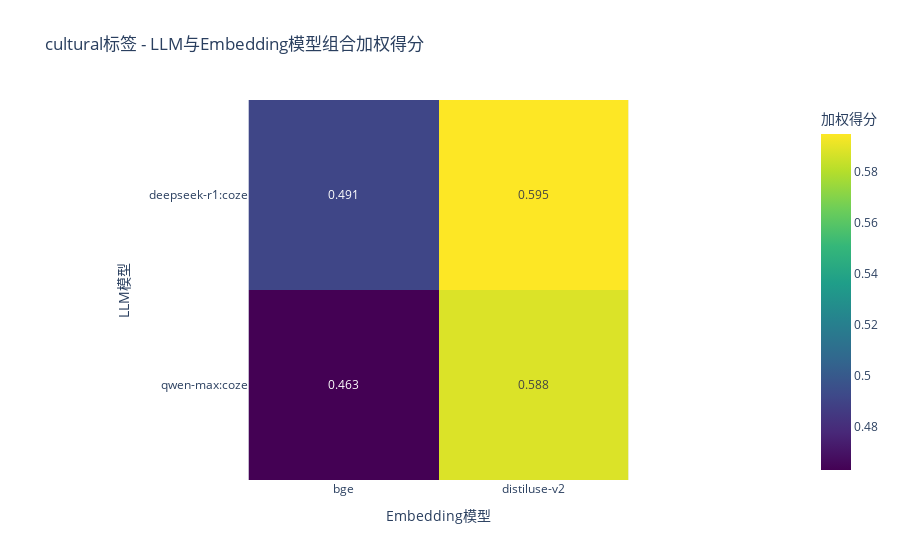
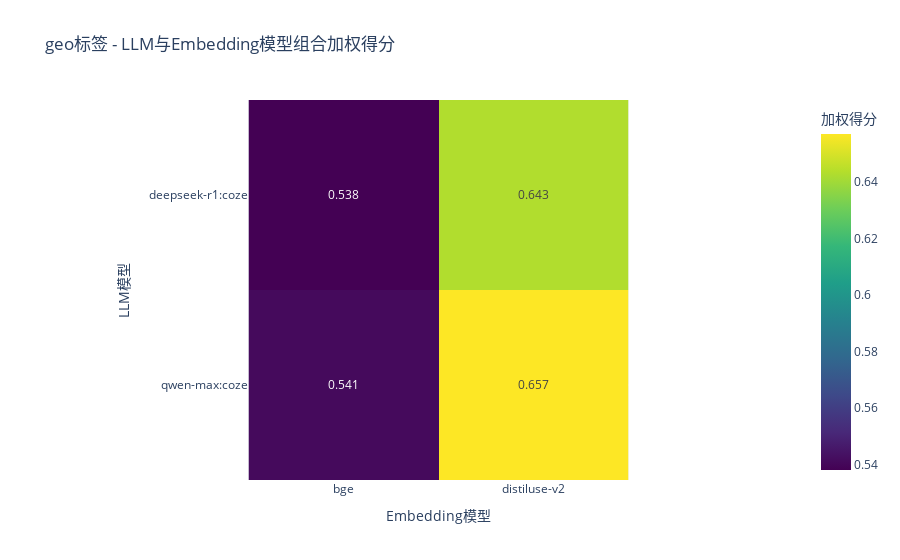

Source (notebook cell) for these figures, in order:
### Code cell
import plotly.express as px

# 为每种标签类型创建热力图
df_model_combination = df_model_combination.DataFrame()
for tag in df_model_combination['tag_type'].unique():
    subset = df_model_combination[df_model_combination['tag_type'] == tag]
    
    # 透视表以创建矩阵形式
    pivot_df = subset.pivot_table(
        values='avg_weighted_score', 
        index='llm_name', 
        columns='compare_model_name'
    )
    
    # 创建热力图
    fig = px.imshow(
        pivot_df,
        text_auto=True,
        color_continuous_scale="Viridis",
        title=f"{tag}标签 - LLM与Embedding模型组合加权得分",
        labels=dict(x="Embedding模型", y="LLM模型", color="加权得分")
    )
    fig.show()

### Figure 1 — Plotly figure (JSON) as saved in the notebook; plotly's stock layout.template omitted (floating-point values rounded to 4 significant figures)
{"data": [{"coloraxis": "coloraxis", "hovertemplate": "Embedding模型: %{x}<br>LLM模型: %{y}<br>加权得分: %{z}<extra></extra>", "name": "0", "texttemplate": "%{z}", "type": "heatmap", "x": ["bge", "distiluse-v2"], "xaxis": "x", "y": ["deepseek-r1:coze", "qwen-max:coze"], "yaxis": "y", "z": [[0.491, 0.595], [0.463, 0.588]]}], "layout": {"coloraxis": {"colorbar": {"title": {"text": "加权得分"}}, "colorscale": [[0, "#440154"], [0.1111, "#482878"], [0.2222, "#3e4989"], [0.3333, "#31688e"], [0.4444, "#26828e"], [0.5556, "#1f9e89"], [0.6667, "#35b779"], [0.7778, "#6ece58"], [0.8889, "#b5de2b"], [1, "#fde725"]]}, "title": {"text": "cultural标签 - LLM与Embedding模型组合加权得分"}, "xaxis": {"anchor": "y", "constrain": "domain", "domain": [0, 1], "scaleanchor": "y", "title": {"text": "Embedding模型"}}, "yaxis": {"anchor": "x", "autorange": "reversed", "constrain": "domain", "domain": [0, 1], "title": {"text": "LLM模型"}}}}

### Figure 2 — Plotly figure (JSON) as saved in the notebook; plotly's stock layout.template omitted (floating-point values rounded to 4 significant figures)
{"data": [{"coloraxis": "coloraxis", "hovertemplate": "Embedding模型: %{x}<br>LLM模型: %{y}<br>加权得分: %{z}<extra></extra>", "name": "0", "texttemplate": "%{z}", "type": "heatmap", "x": ["bge", "distiluse-v2"], "xaxis": "x", "y": ["deepseek-r1:coze", "qwen-max:coze"], "yaxis": "y", "z": [[0.538, 0.643], [0.541, 0.657]]}], "layout": {"coloraxis": {"colorbar": {"title": {"text": "加权得分"}}, "colorscale": [[0, "#440154"], [0.1111, "#482878"], [0.2222, "#3e4989"], [0.3333, "#31688e"], [0.4444, "#26828e"], [0.5556, "#1f9e89"], [0.6667, "#35b779"], [0.7778, "#6ece58"], [0.8889, "#b5de2b"], [1, "#fde725"]]}, "title": {"text": "geo标签 - LLM与Embedding模型组合加权得分"}, "xaxis": {"anchor": "y", "constrain": "domain", "domain": [0, 1], "scaleanchor": "y", "title": {"text": "Embedding模型"}}, "yaxis": {"anchor": "x", "autorange": "reversed", "constrain": "domain", "domain": [0, 1], "title": {"text": "LLM模型"}}}}
